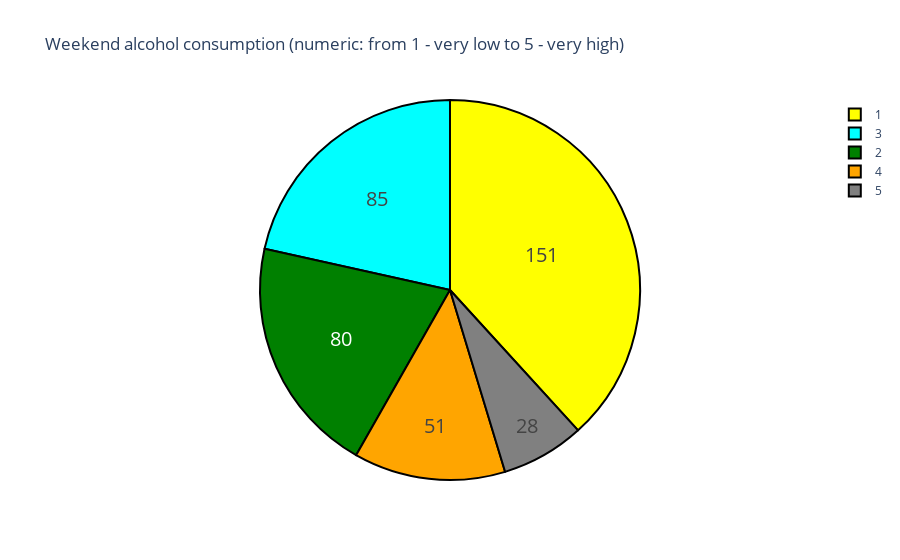

The cell this chart's notebook holds for it:
### Markdown cell above
the number of those who love to drink on weekdays is much less than the number of those who prefer to spend weekdays sober.  But we can see that the final grades of these students are significantly lower.  Let's look at the situation with the consumption of alcohol on the weekend.

### Code cell
labels = data["Walc"].unique().tolist()
amount = data["Walc"].value_counts().tolist()

colors = ["yellow","cyan","green","orange","gray"]

trace = go.Pie(labels=labels, values=amount,
               hoverinfo='label+percent', textinfo='value',
               textfont=dict(size=20),
               marker=dict(colors=colors,
                           line=dict(color='#000000', width=2)))

dt = [trace]
layout = go.Layout(title="Weekend alcohol consumption (numeric: from 1 - very low to 5 - very high)")

fig = go.Figure(data=dt, layout=layout)
iplot(fig, filename = 't')

### Figure 1 — Plotly figure (JSON) as saved in the notebook; plotly's stock layout.template omitted (floating-point values rounded to 4 significant figures)
{"data": [{"hoverinfo": "label+percent", "labels": [1, 3, 2, 4, 5], "marker": {"colors": ["yellow", "cyan", "green", "orange", "gray"], "line": {"color": "#000000", "width": 2}}, "textfont": {"size": 20}, "textinfo": "value", "type": "pie", "values": [151, 85, 80, 51, 28]}], "layout": {"title": {"text": "Weekend alcohol consumption (numeric: from 1 - very low to 5 - very high)"}}}
